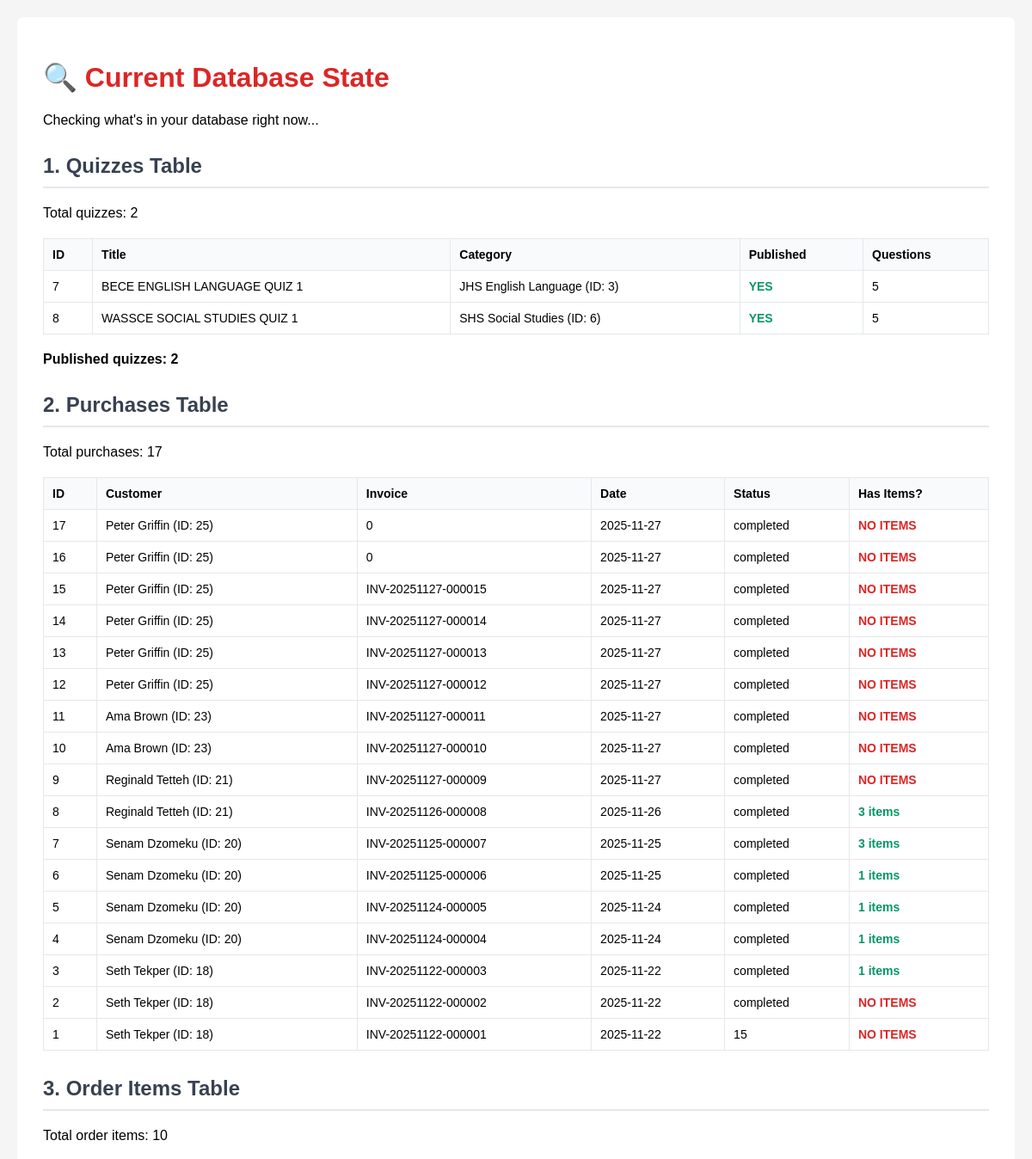
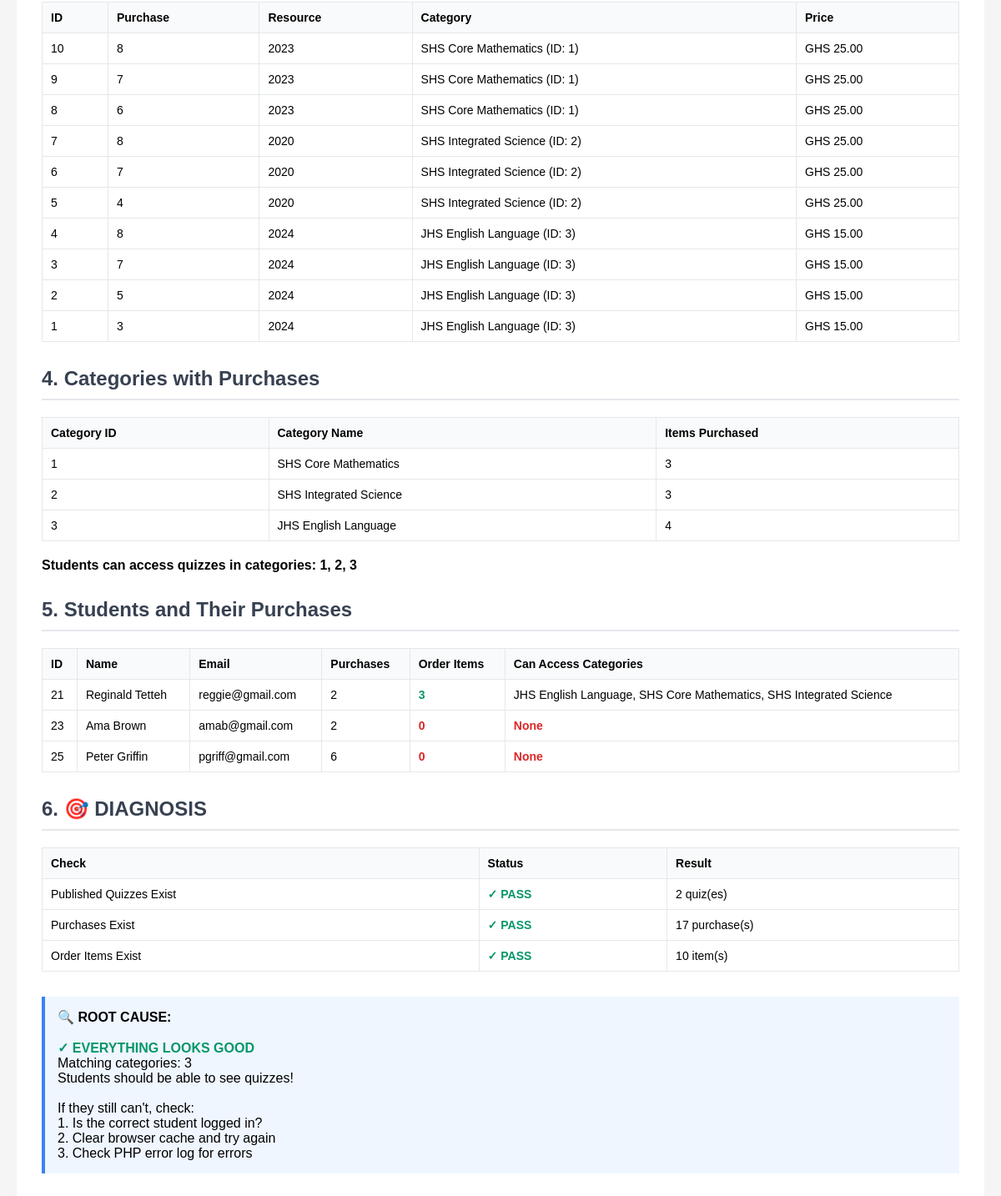
Page /check_current_state.php on the committed database (2 pictures, top to bottom).
### tables this page shows
CREATE TABLE `quizzes` (
  `quiz_id` int NOT NULL,
  `user_id` int NOT NULL,
  `quiz_title` varchar(255) NOT NULL,
  `category_id` int NOT NULL,
  `time_limit` int NOT NULL COMMENT 'Time limit in minutes',
  `is_published` tinyint(1) DEFAULT '0',
  `created_at` timestamp NULL DEFAULT CURRENT_TIMESTAMP
);

CREATE TABLE `categories` (
  `cat_id` int NOT NULL,
  `cat_name` varchar(100) NOT NULL
);

CREATE TABLE `purchases` (
  `purchase_id` int NOT NULL,
  `customer_id` int NOT NULL,
  `invoice_no` varchar(50) NOT NULL,
  `purchase_date` date NOT NULL,
  `order_status` varchar(100) NOT NULL
);

CREATE TABLE `customer` (
  `customer_id` int NOT NULL,
  `customer_name` varchar(100) NOT NULL,
  `customer_email` varchar(50) NOT NULL,
  `customer_pass` varchar(150) NOT NULL,
  `customer_country` varchar(30) NOT NULL,
  `customer_city` varchar(30) NOT NULL,
  `customer_contact` varchar(30) NOT NULL,
  `customer_image` varchar(100) DEFAULT NULL,
  `user_role` int NOT NULL,
  `user_type` enum('student','creator') DEFAULT 'student'
);

CREATE TABLE `order_items` (
  `order_item_id` int NOT NULL,
  `purchase_id` int NOT NULL,
  `resource_id` int NOT NULL,
  `qty` int DEFAULT '1',
  `price` decimal(10,2) NOT NULL,
  `created_at` timestamp NULL DEFAULT CURRENT_TIMESTAMP
);

CREATE TABLE `resources` (
  `resource_id` int NOT NULL,
  `cat_id` int NOT NULL,
  `creator_id` int NOT NULL,
  `resource_title` varchar(200) NOT NULL,
  `resource_price` double NOT NULL,
  `resource_desc` varchar(500) DEFAULT NULL,
  `resource_image` varchar(100) DEFAULT NULL,
  `resource_keywords` varchar(100) DEFAULT NULL,
  `resource_file` varchar(255) DEFAULT NULL
);

### check_current_state.php (the view, shortened to what this page needs)
<?php
echo "<!DOCTYPE html><html><head><title>Current Database State</title>";
echo "<style>
body { font-family: Arial, sans-serif; margin: 20px; background: #f5f5f5; }
.container { max-width: 1400px; margin: 0 auto; background: white; padding: 30px; border-radius: 8px; }
h1 { color: #dc2626; }
h2 { color: #374151; margin-top: 30px; border-bottom: 2px solid #e5e7eb; padding-bottom: 10px; }
table { width: 100%; border-collapse: collapse; margin: 20px 0; font-size: 14px; }
th, td { padding: 10px; text-align: left; border: 1px solid #e5e7eb; }
th { background: #f9fafb; font-weight: 600; }
.success { color: #059669; font-weight: 600; }
.error { color: #dc2626; font-weight: 600; }
.warning { color: #f59e0b; font-weight: 600; }
.info { background: #eff6ff; border-left: 4px solid #3b82f6; padding: 15px; margin: 20px 0; }
</style></head><body><div class='container'>";
echo "<h1>🔍 Current Database State</h1>";
echo "<p>Checking what's in your database right now...</p>";
try {
    $db = Database::getInstance()->getConnection();
    echo "<h2>1. Quizzes Table</h2>";
    $result = $db->query("
        SELECT q.quiz_id, q.quiz_title, q.category_id, c.cat_name, q.is_published,
               (SELECT COUNT(*) FROM quiz_questions WHERE quiz_id = q.quiz_id) as questions
        FROM quizzes q
        LEFT JOIN categories c ON q.category_id = c.cat_id
        ORDER BY q.quiz_id
    ");
    if ($result->num_rows > 0) {
        echo "<p>Total quizzes: {$result->num_rows}</p>";
        echo "<table><tr><th>ID</th><th>Title</th><th>Category</th><th>Published</th><th>Questions</th></tr>";
        $published_count = 0;
        while ($row = $result->fetch_assoc()) {
            $published = $row['is_published'] ? "<span class='success'>YES</span>" : "<span class='error'>NO</span>";
            if ($row['is_published']) $published_count++;
            $cat = $row['cat_name'] ?? '<span class="error">NO CATEGORY</span>';
            echo "<tr>";
            echo "<td>{$row['quiz_id']}</td>";
            echo "<td>{$row['quiz_title']}</td>";
            echo "<td>$cat (ID: {$row['category_id']})</td>";
            echo "<td>$published</td>";
            echo "<td>{$row['questions']}</td>";
            echo "</tr>";
        }
        echo "</table>";
        echo "<p><strong>Published quizzes: $published_count</strong></p>";
    } else {
        echo "<p class='error'>NO QUIZZES FOUND!</p>";
    }
    echo "<h2>2. Purchases Table</h2>";
    $result = $db->query("
        SELECT p.purchase_id, p.customer_id, c.customer_name, p.invoice_no, p.purchase_date, p.order_status
        FROM purchases p
        JOIN customer c ON p.customer_id = c.customer_id
        ORDER BY p.purchase_id DESC
        LIMIT 20
    ");
    if ($result->num_rows > 0) {
        echo "<p>Total purchases: " . $db->query("SELECT COUNT(*) as c FROM purchases")->fetch_assoc()['c'] . "</p>";
        echo "<table><tr><th>ID</th><th>Customer</th><th>Invoice</th><th>Date</th><th>Status</th><th>Has Items?</th></tr>";
        while ($row = $result->fetch_assoc()) {
            $items_check = $db->query("SELECT COUNT(*) as c FROM order_items WHERE purchase_id = {$row['purchase_id']}");
            $item_count = $items_check->fetch_assoc()['c'];
            $has_items = $item_count > 0 ? "<span class='success'>$item_count items</span>" : "<span class='error'>NO ITEMS</span>";
            echo "<tr>";
            echo "<td>{$row['purchase_id']}</td>";
            echo "<td>{$row['customer_name']} (ID: {$row['customer_id']})</td>";
            echo "<td>{$row['invoice_no']}</td>";
            echo "<td>{$row['purchase_date']}</td>";
            echo "<td>{$row['order_status']}</td>";
            echo "<td>$has_items</td>";
            echo "</tr>";
        }
        echo "</table>";
    } else {
        echo "<p class='error'>NO PURCHASES FOUND!</p>";
    }
    echo "<h2>3. Order Items Table</h2>";
    $result = $db->query("
        SELECT oi.order_item_id, oi.purchase_id, oi.resource_id, r.resource_title, r.cat_id, c.cat_name, oi.price
        FROM order_items oi
        JOIN resources r ON oi.resource_id = r.resource_id
        JOIN categories c ON r.cat_id = c.cat_id
        ORDER BY oi.order_item_id DESC
        LIMIT 20
    ");
    $total_items = $db->query("SELECT COUNT(*) as c FROM order_items")->fetch_assoc()['c'];
    echo "<p>Total order items: $total_items</p>";
    if ($result->num_rows > 0) {
        echo "<table><tr><th>ID</th><th>Purchase</th><th>Resource</th><th>Category</th><th>Price</th></tr>";
        while ($row = $result->fetch_assoc()) {
            echo "<tr>";
            echo "<td>{$row['order_item_id']}</td>";
            echo "<td>{$row['purchase_id']}</td>";
            echo "<td>{$row['resource_title']}</td>";
            echo "<td>{$row['cat_name']} (ID: {$row['cat_id']})</td>";
            echo "<td>GHS {$row['price']}</td>";
            echo "</tr>";
        }
        echo "</table>";
    } else {
        echo "<p class='error'>NO ORDER ITEMS FOUND!</p>";
        echo "<div class='info'><strong>PROBLEM:</strong> This is why quizzes don't show! No order_items means no quiz access.</div>";
    }
    echo "<h2>4. Categories with Purchases</h2>";
    $result = $db->query("
        SELECT DISTINCT c.cat_id, c.cat_name, COUNT(DISTINCT oi.order_item_id) as items
        FROM order_items oi
        JOIN resources r ON oi.resource_id = r.resource_id
        JOIN categories c ON r.cat_id = c.cat_id
        GROUP BY c.cat_id, c.cat_name
        ORDER BY c.cat_id
    ");
    if ($result->num_rows > 0) {
        echo "<table><tr><th>Category ID</th><th>Category Name</th><th>Items Purchased</th></tr>";
        $purchased_cats = [];
        while ($row = $result->fetch_assoc()) {
            $purchased_cats[] = $row['cat_id'];
            echo "<tr>";
            echo "<td>{$row['cat_id']}</td>";
            echo "<td>{$row['cat_name']}</td>";
            echo "<td>{$row['items']}</td>";
            echo "</tr>";
        }
        echo "</table>";
        echo "<p><strong>Students can access quizzes in categories: " . implode(', ', $purchased_cats) . "</strong></p>";
    } else {
        echo "<p class='error'>NO CATEGORIES HAVE BEEN PURCHASED!</p>";
    }
    echo "<h2>5. Students and Their Purchases</h2>";
    $result = $db->query("
        SELECT
            c.customer_id,
            c.customer_name,
            c.customer_email,
            COUNT(DISTINCT p.purchase_id) as purchases,
            COUNT(DISTINCT oi.order_item_id) as order_items,
            GROUP_CONCAT(DISTINCT cat.cat_name SEPARATOR ', ') as categories
        FROM customer c
        LEFT JOIN purchases p ON c.customer_id = p.customer_id
        LEFT JOIN order_items oi ON p.purchase_id = oi.purchase_id
        LEFT JOIN resources r ON oi.resource_id = r.resource_id
        LEFT JOIN categories cat ON r.cat_id = cat.cat_id
        WHERE c.user_type = 'student'
        GROUP BY c.customer_id, c.customer_name, c.customer_email
        ORDER BY c.customer_id
    ");
    if ($result->num_rows > 0) {
        echo "<table><tr><th>ID</th><th>Name</th><th>Email</th><th>Purchases</th><th>Order Items</th><th>Can Access Categories</th></tr>";
        while ($row = $result->fetch_assoc()) {
            $items_status = $row['order_items'] > 0 ? "<span class='success'>{$row['order_items']}</span>" : "<span class='error'>0</span>";
            $cats = $row['categories'] ?? '<span class="error">None</span>';
            echo "<tr>";
            echo "<td>{$row['customer_id']}</td>";
            echo "<td>{$row['customer_name']}</td>";
            echo "<td>{$row['customer_email']}</td>";
            echo "<td>{$row['purchases']}</td>";
            echo "<td>$items_status</td>";
            echo "<td>$cats</td>";
            echo "</tr>";
        }
        echo "</table>";
    } else {
        echo "<p class='warning'>No students found.</p>";
    }
    echo "<h2>6. 🎯 DIAGNOSIS</h2>";
    $quiz_count = $db->query("SELECT COUNT(*) as c FROM quizzes WHERE is_published = 1")->fetch_assoc()['c'];
    $purchase_count = $db->query("SELECT COUNT(*) as c FROM purchases")->fetch_assoc()['c'];
    $orderitem_count = $db->query("SELECT COUNT(*) as c FROM order_items")->fetch_assoc()['c'];
    echo "<table>";
    echo "<tr><th>Check</th><th>Status</th><th>Result</th></tr>";
    $check1 = $quiz_count > 0 ? "<span class='success'>✓ PASS</span>" : "<span class='error'>✗ FAIL</span>";
    echo "<tr><td>Published Quizzes Exist</td><td>$check1</td><td>$quiz_count quiz(es)</td></tr>";
    $check2 = $purchase_count > 0 ? "<span class='success'>✓ PASS</span>" : "<span class='error'>✗ FAIL</span>";
    echo "<tr><td>Purchases Exist</td><td>$check2</td><td>$purchase_count purchase(s)</td></tr>";
    $check3 = $orderitem_count > 0 ? "<span class='success'>✓ PASS</span>" : "<span class='error'>✗ FAIL</span>";
    echo "<tr><td>Order Items Exist</td><td>$check3</td><td>$orderitem_count item(s)</td></tr>";
    echo "</table>";
    echo "<div class='info' style='margin-top: 30px; font-size: 16px;'>";
    echo "<strong>🔍 ROOT CAUSE:</strong><br><br>";
    if ($quiz_count == 0) {
        echo "<span class='error'>✗ NO PUBLISHED QUIZZES</span><br>";
        echo "Solution: Publish quizzes by running:<br>";
        echo "<code>UPDATE quizzes SET is_published = 1;</code>";
    } elseif ($purchase_count == 0) {
        echo "<span class='error'>✗ NO PURCHASES</span><br>";
        echo "Solution: Students need to make purchases first.";
    } else {
        $quiz_cats = $db->query("SELECT DISTINCT category_id FROM quizzes WHERE is_published = 1");
        $purchase_cats = $db->query("SELECT DISTINCT r.cat_id FROM order_items oi JOIN resources r ON oi.resource_id = r.resource_id");
        $quiz_cat_ids = [];
        while ($row = $quiz_cats->fetch_assoc()) $quiz_cat_ids[] = $row['category_id'];
        $purchase_cat_ids = [];
        while ($row = $purchase_cats->fetch_assoc()) $purchase_cat_ids[] = $row['cat_id'];
        $matching = array_intersect($quiz_cat_ids, $purchase_cat_ids);
        if (empty($matching)) {
            echo "<span class='warning'>⚠️ CATEGORY MISMATCH</span><br>";
            echo "Quizzes exist in categories: " . implode(', ', $quiz_cat_ids) . "<br>";
            echo "Purchases exist in categories: " . implode(', ', $purchase_cat_ids) . "<br>";
            echo "No overlap! Students need to purchase resources in categories that have quizzes.";
        } else {
            echo "<span class='success'>✓ EVERYTHING LOOKS GOOD</span><br>";
            echo "Matching categories: " . implode(', ', $matching) . "<br>";
            echo "Students should be able to see quizzes!<br><br>";
            echo "If they still can't, check:<br>";
            echo "1. Is the correct student logged in?<br>";
            echo "2. Clear browser cache and try again<br>";
            echo "3. Check PHP error log for errors";
        }
    }
    echo "</div>";
} catch (Exception $e) {
    echo "<p class='error'>Database Error: " . $e->getMessage() . "</p>";
}
echo "</div></body></html>";
?>

### check_current_state.php (style rules this page uses)
body { font-family: Arial, sans-serif; margin: 20px; background: #f5f5f5; }
.container { max-width: 1400px; margin: 0 auto; background: white; padding: 30px; border-radius: 8px; }
h1 { color: #dc2626; }
h2 { color: #374151; margin-top: 30px; border-bottom: 2px solid #e5e7eb; padding-bottom: 10px; }
table { width: 100%; border-collapse: collapse; margin: 20px 0; font-size: 14px; }
th, td { padding: 10px; text-align: left; border: 1px solid #e5e7eb; }
th { background: #f9fafb; font-weight: 600; }
.success { color: #059669; font-weight: 600; }
.error { color: #dc2626; font-weight: 600; }
.info { background: #eff6ff; border-left: 4px solid #3b82f6; padding: 15px; margin: 20px 0; }

### rows in the picture
quizzes: quiz_id "7", quiz_title "BECE ENGLISH LANGUAGE QUIZ 1", category.cat_name "JHS English Language", category "3", is_published "YES", questions "5"
quizzes: quiz_id "8", quiz_title "WASSCE SOCIAL STUDIES QUIZ 1", category.cat_name "SHS Social Studies", category "6", is_published "YES", questions "5"
purchases: purchase_id "17", customer.customer_name "Peter Griffin", customer "25", invoice_no "0", purchase_date "2025-11-27", order_status "completed", shows "NO ITEMS"
purchases: purchase_id "16", customer.customer_name "Peter Griffin", customer "25", invoice_no "0", purchase_date "2025-11-27", order_status "completed", shows "NO ITEMS"
purchases: purchase_id "15", customer.customer_name "Peter Griffin", customer "25", invoice_no "INV-20251127-000015", purchase_date "2025-11-27", order_status "completed", shows "NO ITEMS"
purchases: purchase_id "14", customer.customer_name "Peter Griffin", customer "25", invoice_no "INV-20251127-000014", purchase_date "2025-11-27", order_status "completed", shows "NO ITEMS"
purchases: purchase_id "13", customer.customer_name "Peter Griffin", customer "25", invoice_no "INV-20251127-000013", purchase_date "2025-11-27", order_status "completed", shows "NO ITEMS"
purchases: purchase_id "12", customer.customer_name "Peter Griffin", customer "25", invoice_no "INV-20251127-000012", purchase_date "2025-11-27", order_status "completed", shows "NO ITEMS"
purchases: purchase_id "11", customer.customer_name "Ama Brown", customer "23", invoice_no "INV-20251127-000011", purchase_date "2025-11-27", order_status "completed", shows "NO ITEMS"
purchases: purchase_id "10", customer.customer_name "Ama Brown", customer "23", invoice_no "INV-20251127-000010", purchase_date "2025-11-27", order_status "completed", shows "NO ITEMS"
purchases: purchase_id "9", customer.customer_name "Reginald Tetteh", customer "21", invoice_no "INV-20251127-000009", purchase_date "2025-11-27", order_status "completed", shows "NO ITEMS"
purchases: purchase_id "8", customer.customer_name "Reginald Tetteh", customer "21", invoice_no "INV-20251126-000008", purchase_date "2025-11-26", order_status "completed", item_count "3"
purchases: purchase_id "7", customer.customer_name "Senam Dzomeku", customer "20", invoice_no "INV-20251125-000007", purchase_date "2025-11-25", order_status "completed", item_count "3"
purchases: purchase_id "6", customer.customer_name "Senam Dzomeku", customer "20", invoice_no "INV-20251125-000006", purchase_date "2025-11-25", order_status "completed", item_count "1"
purchases: purchase_id "5", customer.customer_name "Senam Dzomeku", customer "20", invoice_no "INV-20251124-000005", purchase_date "2025-11-24", order_status "completed", item_count "1"
purchases: purchase_id "4", customer.customer_name "Senam Dzomeku", customer "20", invoice_no "INV-20251124-000004", purchase_date "2025-11-24", order_status "completed", item_count "1"
purchases: purchase_id "3", customer.customer_name "Seth Tekper", customer "18", invoice_no "INV-20251122-000003", purchase_date "2025-11-22", order_status "completed", item_count "1"
purchases: purchase_id "2", customer.customer_name "Seth Tekper", customer "18", invoice_no "INV-20251122-000002", purchase_date "2025-11-22", order_status "completed", shows "NO ITEMS"
purchases: purchase_id "1", customer.customer_name "Seth Tekper", customer "18", invoice_no "INV-20251122-000001", purchase_date "2025-11-22", order_status "15", shows "NO ITEMS"
order_items: order_item_id "10", purchase "8", resource.resource_title "2023", categories.cat_name "SHS Core Mathematics", resource.cat_id "1", price "25.00"
order_items: order_item_id "9", purchase "7", resource.resource_title "2023", categories.cat_name "SHS Core Mathematics", resource.cat_id "1", price "25.00"
order_items: order_item_id "8", purchase "6", resource.resource_title "2023", categories.cat_name "SHS Core Mathematics", resource.cat_id "1", price "25.00"
order_items: order_item_id "7", purchase "8", resource.resource_title "2020", categories.cat_name "SHS Integrated Science", resource.cat_id "2", price "25.00"
order_items: order_item_id "6", purchase "7", resource.resource_title "2020", categories.cat_name "SHS Integrated Science", resource.cat_id "2", price "25.00"
order_items: order_item_id "5", purchase "4", resource.resource_title "2020", categories.cat_name "SHS Integrated Science", resource.cat_id "2", price "25.00"
order_items: order_item_id "4", purchase "8", resource.resource_title "2024", categories.cat_name "JHS English Language", resource.cat_id "3", price "15.00"
order_items: order_item_id "3", purchase "7", resource.resource_title "2024", categories.cat_name "JHS English Language", resource.cat_id "3", price "15.00"
order_items: order_item_id "2", purchase "5", resource.resource_title "2024", categories.cat_name "JHS English Language", resource.cat_id "3", price "15.00"
order_items: order_item_id "1", purchase "3", resource.resource_title "2024", categories.cat_name "JHS English Language", resource.cat_id "3", price "15.00"
categories: cat_id "1", cat_name "SHS Core Mathematics", items "3"
categories: cat_id "2", cat_name "SHS Integrated Science", items "3"
categories: cat_id "3", cat_name "JHS English Language", items "4"
customer: customer_id "21", customer_name "Reginald Tetteh", customer_email "reggie@gmail.com", purchases "2", order_items "3", categories "JHS English Language, SHS Core Mathematics, SHS Integrated Science"
customer: customer_id "23", customer_name "Ama Brown", customer_email "amab@gmail.com", purchases "2", shows "0", categories "None"
customer: customer_id "25", customer_name "Peter Griffin", customer_email "pgriff@gmail.com", purchases "6", shows "0", categories "None"

### other values in the picture
$result->num_rows "2"
$published_count "2"
$db->query("SELECT COUNT(*) as c FROM purchases")->fetch_assoc()['c'] "17"
$total_items "10"
implode(', ', $purchased_cats) "1, 2, 3"
$quiz_count "2"
$purchase_count "17"
$orderitem_count "10"
implode(', ', $matching) "3"
